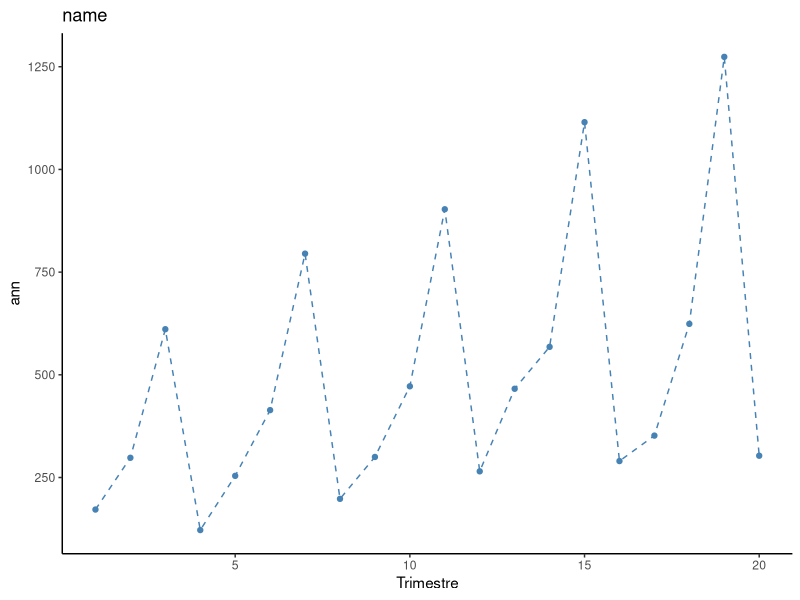
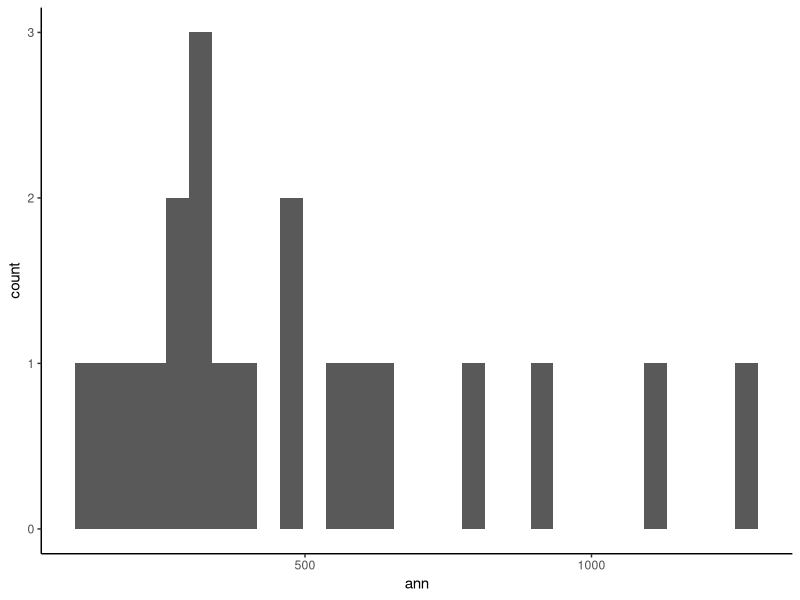

Write the R code that produced these figures, in order.
library(ggplot2)

theme_set(
  theme_classic() +
    theme(legend.position = "top")
)

calcul_a <- function (x, y, x_mean, y_mean, size){
  xy_val = 0
  x_carree <- 0
  r <- 0
  size <- length(x)

  for (i in 0:size){
    r <- x[i] *y[i]
    xy <- xy_val + r
    print("---1---")
    print(r)
    print(xy)
    print("---2---")
    print(" ")
    x_carree <- x_carree + (x[i] * x[i])
  }
  xy_mean <- xy_val / size
  x_carree_mean <- x_carree / size
  
  print("-----")
  print(y_mean)
  print(x_mean)
  print(xy_val)
  print(xy_mean)
  print(x_carree_mean)
  print("-----")
  
  
  a <- (xy_mean - (x_mean * y_mean)) / (x_carree_mean - (x_mean * x_mean))
  return(a)
}
calcul_b <- function (x_mean, y_mean, a){
  b <- y_mean - (a * x_mean)
  return(b)
}

moindre_carre <- function (x, y){
  x_mean <- mean(x)
  y_mean <- mean(y)

  a <- calcul_a(x, y, x_mean, y_mean, size)
  b <- calcul_b(x_mean, y_mean, a)
  return(c(a,b))
}
x <- c(172, 298, 611, 122, 254, 414, 795, 198, 300, 472, 903, 265, 466, 568, 1115, 290, 352, 624, 1274, 303)
y <- c(1, 2, 3, 4, 5, 6, 7, 8, 9, 10, 11, 12, 13, 14, 15, 16, 17, 18, 19, 20)
df <- data.frame(ann=x,
                 Trimestre=y)
head(df, 4)

tt <- moindre_carre(x, y)

print(tt[0])

p <- ggplot(data = df, aes(x = Trimestre, y = ann, group = 1)) 
p + geom_line(linetype = "dashed", color = "steelblue")+
  geom_point(color = "steelblue") + geom_abline(intercept = 20, slope = 1)+
  ggtitle("name")

q<- ggplot(df, aes(x=ann)) + geom_histogram()
q